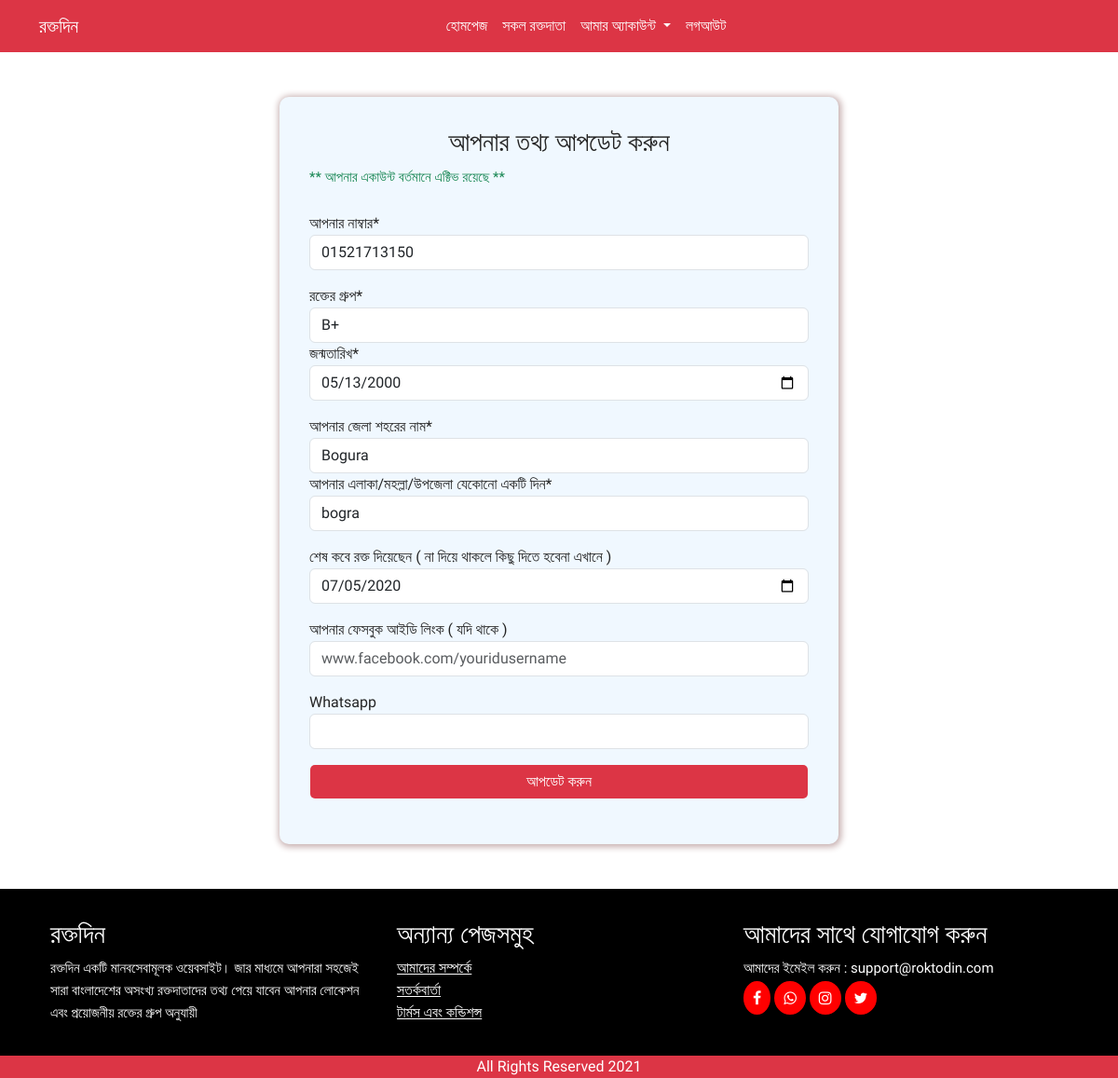
/profile/update/ (signed in), run on the app's committed database.
### homeapp/models.py (models this page shows, shortened)
class Donor(models.Model):
    GROUPS = (
        ('A+', 'A+'),
        ('A-', 'A-'),
        ('B+', 'B+'),
        ('B-', 'B-'),
        ('O+', 'O+'),
        ('O-', 'O-'),
        ('AB+', 'AB+'),
        ('AB-', 'AB-'),
    )
    STATUS = (
        ('active', 'active'),
        ('deactivate', 'deactivate'),
    )
    DISCTRICTS = (
        ('Comilla','Comilla'),
        ('Feni','Feni'),
        ('Brahmanbaria','Brahmanbaria'),
        ('Rangamati','Rangamati'),
        ('Noakhali','Noakhali'),
        ('Chandpur','Chandpur'),
        ('Lakshmipur','Lakshmipur'),
        ('Chattogram','Chattogram'),
        ('Coxsbazar','Coxsbazar'),
        ('Khagrachhari','Khagrachhari'),
        ('Bandarban','Bandarban'),
        ('Sirajganj','Sirajganj'),
        ('Pabna','Pabna'),
        ('Bogura','Bogura'),
        ('Rajshahi','Rajshahi'),
        ('Natore','Natore'),
        ('Joypurhat','Joypurhat'),
        ('Chapainawabganj','Chapainawabganj'),
        ('Naogaon','Naogaon'),
        ('Jashore','Jashore'),
        ('Satkhira','Satkhira'),
        ('Meherpur','Meherpur'),
        ('Narail','Narail'),
        ('Chuadanga','Chuadanga'),
        ('Kushtia','Kushtia'),
        ('Magura','Magura'),
        ('Khulna','Khulna'),
        ('Bagerhat','Bagerhat'),
        ('Jhenaidah','Jhenaidah'),
        ('Jhalakathi','Jhalakathi'),
        ('Patuakhali','Patuakhali'),
        ('Pirojpur','Pirojpur'),
        ('Barisal','Barisal'),
        ('Bhola','Bhola'),
        ('Barguna','Barguna'),
        ('Sylhet','Sylhet'),
        ('Moulvibazar','Moulvibazar'),
        ('Habiganj','Habiganj'),
        ('Sunamganj','Sunamganj'),
        ('Narsingdi','Narsingdi'),
        ('Gazipur','Gazipur'),
        ('Shariatpur','Shariatpur'),
        ('Narayanganj','Narayanganj'),
        ('Tangail','Tangail'),
        ('Kishoreganj','Kishoreganj'),
        ('Manikganj','Manikganj'),
        ('Dhaka','Dhaka'),
        ('Munshiganj','Munshiganj'),
        ('Rajbari','Rajbari'),
        ('Madaripur','Madaripur'),
        ('Gopalganj','Gopalganj'),
        ('Faridpur','Faridpur'),
        ('Panchagarh','Panchagarh'),
        ('Dinajpur','Dinajpur'),
        ('Lalmonirhat','Lalmonirhat'),
        ('Nilphamari','Nilphamari'),
        ('Thakurgaon','Thakurgaon'),
        ('Rangpur','Rangpur'),
        ('Kurigram','Kurigram'),
        ('Sherpur','Sherpur'),
        ('Mymensingh','Mymensingh'),
        ('Jamalpur','Jamalpur'),
        ('Netrokona','Netrokona'),
    )
    user = models.ForeignKey(User, on_delete=models.CASCADE)
    contact_no = models.CharField(max_length=100)
    blood_group = models.CharField(choices=GROUPS, max_length=10, blank=True)
    dob = models.DateField(blank=True, null=True)
    district = models.CharField(max_length=100,choices=DISCTRICTS, blank=True)
    address = models.CharField(max_length=250, blank=True)
    last_donated = models.DateField(blank=True, null=True)
    fb = models.URLField(blank=True)
    whatsapp = models.CharField(blank=True, max_length=15)
    status = models.CharField(
        max_length=10, choices=STATUS, default='deactivate')

### homeapp/views.py (the view, shortened to what this page needs)
# urls.py: path('profile/update/', views.update_profile, name='donorupdate'),
@login_required
def update_profile(request):
    current_user = Donor.objects.get(user=request.user)
    form = DonorUpdateform(instance=current_user)
    context = {
        'title': "আপনার তথ্য আপডেট করুন",
        'form': form,
        'current_donor': current_user,
    }
    return render(request, 'donorupdate.html', context)

### homeapp/templates/donorupdate.html (shortened to what this page needs)
{% extends "base.html" %}
{% load crispy_forms_tags %}
{% block body %}
<div class="container forms">
    <h3 class="text-center font-weight-bold">আপনার তথ্য আপডেট করুন</h3>
    {% if current_donor.status == "active" %}
    <p class="text-success">** আপনার একাউন্ট বর্তমানে এক্টিভ রয়েছে **</p>
    {%else%}
    <p class="text-danger"><strong>** আপনার সকল তথ্য সঠিকভাবে না দিলে আপনার দাতা একাউন্ট এক্টিভ হবেনা । তাই
            তথ্য গুলো
            সঠিকভাবে পুরন
            করে আপডেট করুন **</strong></p>
    {% endif %}
    <br>
    <form method="post">
        {{form|crispy}}
        <input class="form-control btn btn-block bg-danger text-white" type="submit" value="আপডেট করুন">
    </form>
</div>
{% endblock body %}

### static/css/style.css (style rules this page uses)
* { margin: 0; padding: 0; box-sizing: border-box; }
body { color: #242424; font-family: "Hind Siliguri", "Rubik", sans-serif; font-size: 16px; font-style: normal; font-weight: normal; overflow-x: hidden; }
h3 { font-size: 28px; }
p { font-size: 15px; font-weight: normal; line-height: 24px; margin-bottom: 2px; }
.forms { max-width: 600px; margin: 3rem auto; padding: 2rem; background: aliceblue; box-shadow: 1px 1px 7px 2px #c5adad; border-radius: 10px; }
.forms form input { margin-bottom: 1rem; }

### data on the page
Donor: contact_no "01521713150", blood_group "B+", dob "05/13/2000", district "Bogura", address "bogra", last_donated "07/05/2020"
